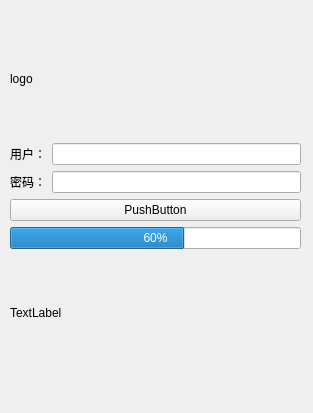
<?xml version="1.0" encoding="UTF-8"?>
<ui version="4.0">
 <class>widget</class>
 <widget class="QWidget" name="widget">
  <property name="geometry">
   <rect>
    <x>0</x>
    <y>0</y>
    <width>313</width>
    <height>413</height>
   </rect>
  </property>
  <property name="windowTitle">
   <string>清华大学校园网</string>
  </property>
  <widget class="QWidget" name="verticalLayoutWidget">
   <property name="geometry">
    <rect>
     <x>10</x>
     <y>20</y>
     <width>291</width>
     <height>351</height>
    </rect>
   </property>
   <layout class="QVBoxLayout" name="verticalLayout">
    <item>
     <widget class="QLabel" name="logo">
      <property name="text">
       <string>logo</string>
      </property>
     </widget>
    </item>
    <item>
     <layout class="QGridLayout" name="gridLayout">
      <item row="0" column="0">
       <widget class="QLabel" name="label_2">
        <property name="text">
         <string>用户：</string>
        </property>
       </widget>
      </item>
      <item row="1" column="0">
       <widget class="QLabel" name="label">
        <property name="text">
         <string>密码：</string>
        </property>
       </widget>
      </item>
      <item row="1" column="1">
       <widget class="QLineEdit" name="passwd">
        <property name="echoMode">
         <enum>QLineEdit::Password</enum>
        </property>
       </widget>
      </item>
      <item row="0" column="1">
       <widget class="QLineEdit" name="user"/>
      </item>
     </layout>
    </item>
    <item>
     <widget class="QPushButton" name="action">
      <property name="text">
       <string>PushButton</string>
      </property>
     </widget>
    </item>
    <item>
     <widget class="QProgressBar" name="usage">
      <property name="maximum">
       <number>20</number>
      </property>
      <property name="value">
       <number>12</number>
      </property>
      <property name="orientation">
       <enum>Qt::Horizontal</enum>
      </property>
      <property name="textDirection">
       <enum>QProgressBar::TopToBottom</enum>
      </property>
     </widget>
    </item>
    <item>
     <widget class="QLabel" name="info">
      <property name="text">
       <string>TextLabel</string>
      </property>
     </widget>
    </item>
   </layout>
  </widget>
 </widget>
 <resources/>
 <connections/>
</ui>
